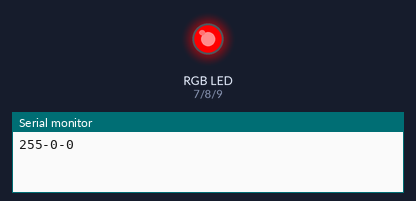
Bench run of a sketch on a simulated Arduino Uno, built with avr-gcc and run on an emulated ATmega328P. Parts: an RGB LED mixed from three pins (HIGH = lit), the last lines printed to the serial monitor. Random numbers use the default seed unless the sketch sets one.

Above: at 0.1 s.
At 20.1 s:
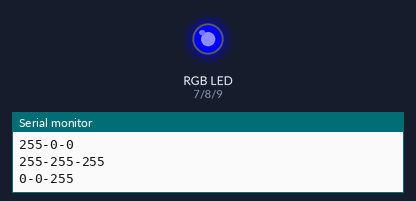
At 39.1 s:
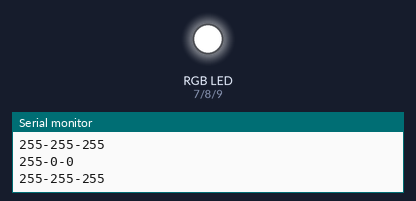
Timing chart, 0 to 40.0 s (numbered marks = the images above):
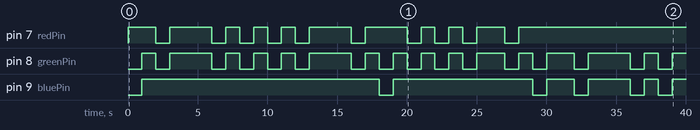

The sketch:

rgbLed.ino
```cpp
  int redPin=7;
  int greenPin=8;
  int bluePin=9;
  int brightness=255;
  int zero=0;
  int selectPin=0;

  void setup() {

  Serial.begin(9600);
  pinMode(redPin, OUTPUT);
  pinMode(greenPin, OUTPUT);
  pinMode(bluePin, OUTPUT);
  }

  void loop()
  {
    selectPin = rand()%3;
    if (selectPin==1)
    {
    analogWrite(redPin, brightness);
    analogWrite(greenPin, zero);
    analogWrite(bluePin, zero);
    Serial.println("255-0-0");
    delay(1000);
    }
    if (selectPin==2)
    {
    analogWrite(redPin, zero);
    analogWrite(greenPin, zero);
    analogWrite(bluePin, brightness);
    Serial.println("0-0-255");
    delay(1000);
    }
    if (selectPin==3)
    {
    analogWrite(redPin, zero);
    analogWrite(greenPin, brightness);
    analogWrite(bluePin, zero);
    Serial.println("0-255-0");
    delay(1000);
    }
    else
    {
    analogWrite(redPin, brightness);
    analogWrite(greenPin, brightness);
    analogWrite(bluePin, brightness);
    Serial.println("255-255-255");
    delay(1000);
    }
  }
```

Measured:
- by itself, pin 7 (redPin): LOW → HIGH at 0.00 s, → LOW 2.0 s later, → HIGH 1.0 s later, → LOW 3.0 s later, … (21 changes in this stretch)
- by itself, pin 8 (greenPin): LOW → HIGH at 1.0 s, → LOW 1.0 s later, → HIGH 1.0 s later, → LOW 3.0 s later, … (31 changes in this stretch)
- by itself, pin 9 (bluePin): LOW → HIGH at 1.0 s, → LOW 17.0 s later, → HIGH 1.0 s later, → LOW 10.0 s later, … (11 changes in this stretch)
